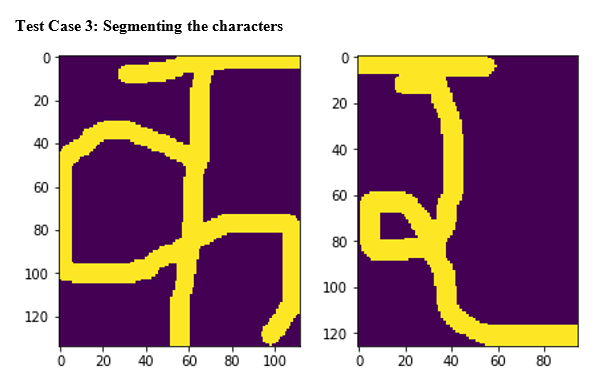
#> input picture assests/segmentingtest.PNG, 616 x 385 px, given in place of ghara.png, which was not available
$ jupyter execute DCR.ipynb   (text cells are left out)
#> lines starting #> are read from the running program, lines starting #| are printed output that depends on the picture; after the words box and inside, x2 and y2 are one past the last pixel; in counts of white or black regions, pixels touching at a corner belong together; pictures that were not available may be replaced by others from this repository, and a replacement may not be noted
[cell 1]
# -*- coding: utf-8 -*-
"""
This is preprocess.py....

Created on Mon Apr  8 19:15:12 2019

@author: Quassarian Viper
"""


import numpy as np
import matplotlib.pyplot as plt
import cv2


def borders(here_img, thresh):
    size = here_img.shape
    check = int(115 * size[0] / 600)
    image = here_img[:]
    top, bottom = 0, size[0] - 1
    #plt.imshow(image)
    #plt.show()
    shape = size

    #find the background color for empty column
    bg = np.repeat(thresh, shape[1])
    count = 0
    for row in range(1, shape[0]):
        if  (np.equal(bg, image[row]).any()) == True:
            #print(count)
            count += 1
        else:
            count = 0
        if count >= check:
            top = row - check
            break


    shape = image.shape
    bg = np.repeat(thresh, shape[1])
    count = 0
    rows = np.arange(1, shape[0])
    #print(rows)
    for row in rows[::-1]:
        if  (np.equal(bg, image[row]).any()) == True:
            count += 1
        else:
            count = 0
        if count >= check:
            bottom = row + count
            break
    #print(count)


    #plt.imshow(here_img[top:bottom, :].T)
    #plt.show()

    d1 = (top - 2) >= 0
    d2 = (bottom + 2) < size[0]
    d = d1 and d2
    if(d):
        b = 2
    else:
        b = 0

    return (top, bottom, b)


def detect_text(main_image, gray_img, localized, bc):
        cimg = cv2.resize(localized, (30, 30))
        bordersize = 1
        nimg = cv2.copyMakeBorder(cimg, top=bordersize, bottom=bordersize, left=bordersize, right=bordersize, borderType=cv2.BORDER_CONSTANT, value=[255-bc, 0, 0])

        return main_image, nimg

def segmentation(bordered, thresh):
    try:
        shape = bordered.shape
        check = int(50 * shape[0] / 320)
        image = bordered[:]
        image = image[check:].T
        shape = image.shape
        #plt.imshow(image)
        #plt.show()

        #find the background color for empty column
        bg = np.repeat(255 - thresh, shape[1])
        bg_keys = []
        for row in range(1, shape[0]):
            if  (np.equal(bg, image[row]).all()):
                bg_keys.append(row)

        lenkeys = len(bg_keys)-1
        new_keys = [bg_keys[1], bg_keys[-1]]
        #print(lenkeys)
        for i in range(1, lenkeys):
            if (bg_keys[i+1] - bg_keys[i]) > check:
                new_keys.append(bg_keys[i])
                #print(i)

        new_keys = sorted(new_keys)
        #print(new_keys)
        segmented_templates = []
        first = 0
        for key in new_keys[1:]:
            segment = bordered.T[first:key]
            segmented_templates.append(segment.T)
            #show middle segments
            #plt.imshow(segment.T)
            #plt.show()
            first = key
        last_segment = bordered.T[new_keys[-1]:]
        segmented_templates.append(last_segment.T)

        #check if each segment shape is enough to do recognition


        return(segmented_templates)
    except:
        return [bordered]

def localize(main_image, gray_img, localized, bc, show):
    #open the template as gray scale image
        template = localized
        #print(template.shape)
        width, height = template.shape[::-1] #get the width and height
        #match the template using cv2.matchTemplate
        match = cv2.matchTemplate(gray_img, template, cv2.TM_CCOEFF_NORMED)
        threshold = 0.8
        position = np.where(match >= threshold) #get the location of template in the image
        for point in zip(*position[::-1]): #draw the rectangle around the matched template
            cv2.rectangle(main_image, point, (point[0] + width, point[1] + height), (255 - bc, 0, bc ), 2)

        return main_image


def preprocess(bgr_img):#gray image
    img = bgr_img[:]
    blur = cv2.GaussianBlur(img,(5,5),0)
    ret,th_img = cv2.threshold(blur,0,255,cv2.THRESH_BINARY_INV+cv2.THRESH_OTSU) #converts black to white and inverse

    rows, cols = th_img.shape
    bg_test = np.array([th_img[i][i] for i in range(5)])
    if bg_test.all() == 0:
        text_color = 255
    else:
        text_color = 0
    #print('Process: Localization....\n')
    tb = borders(th_img, text_color)
    lr = borders(th_img.T, text_color)
    dummy = int(np.average((tb[2], lr[2]))) + 2
    template = th_img[tb[0]+dummy:tb[1]-dummy, lr[0]+dummy:lr[1]-dummy]

    plt.imshow(template)
    plt.show()

    #print("Process: Segmentation....\n")
    segments = segmentation(template, text_color)

    #print('Process: Detection.....\n')
    return segments, template, th_img, text_color


original_img = cv2.imread('F:\Desktop\projects\DCR New\Assets/ghara.png', 0)#gray image
#> original_img: shape (385, 616); min 0, max 255, mean 159.2
plt.imshow(original_img)
plt.show()
k=preprocess(original_img)
#> in preprocess, `ret,th_img = cv2.threshold(blur,0,255,cv2.THRESH_BINARY_INV+cv2.THRESH..`:
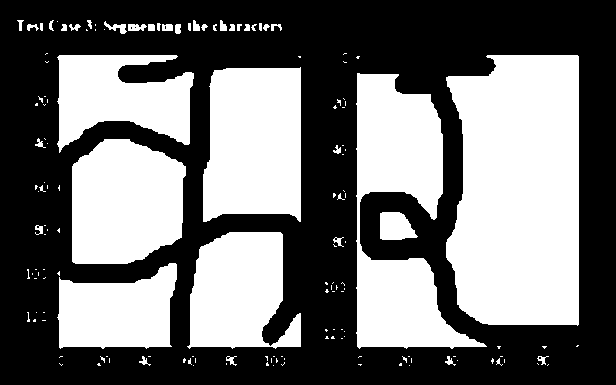
#> th_img: shape (385, 616); 44.1% white; 153 white regions (111 under 20 px), largest, box (x1, y1, x2, y2) and area: (446, 55, 579, 326) 32057, (356, 73, 487, 349) 17409, (203, 67, 301, 222) 13704
#> in preprocess, `ret,th_img = cv2.threshold(blur,0,255,cv2.THRESH_BINARY_INV+cv2.THRESH..`: ret = 148
#> in preprocess, `bg_test = np.array([th_img[i][i] for i in range(5)])`: bg_test = [0, 0, 0, 0, 0]
#> in preprocess, `tb = borders(th_img, text_color)`: tb = (52, 349, 2)
#> call 2 of borders, with thresh = 255
#> in borders (call 2), `image = here_img[:]`:
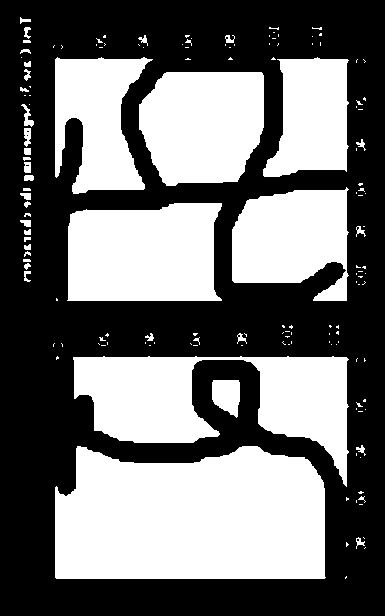
#> image: shape (616, 385); 44.1% white; 153 white regions (111 under 20 px), largest, box (x1, y1, x2, y2) and area: (55, 446, 326, 579) 32057, (73, 356, 349, 487) 17409, (67, 203, 222, 301) 13704
#> in preprocess, `lr = borders(th_img.T, text_color)`: lr = (56, 579, 2)
#> in preprocess, `dummy = int(np.average((tb[2], lr[2]))) + 2`: dummy = 4
#> in preprocess, `template = th_img[tb[0]+dummy:tb[1]-dummy, lr[0]+dummy:lr[1]-dummy]`: template: shape (289, 515); 67.5% white; 1 black region, box (x1, y1, x2, y2) and area: (0, 0, 515, 289) 48321
#> in segmentation, `image = image[check:].T`:
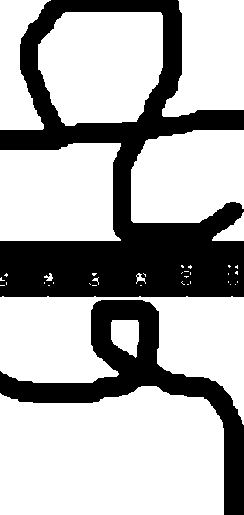
#> image: shape (515, 244); 69.1% white; 2 black regions, box (x1, y1, x2, y2) and area: (0, 0, 244, 297) 28370, (0, 300, 244, 515) 10454
#> after the loop in segmentation, `for row in range(1, shape[0]):`: bg_keys = 36 values from 241 to 295
#> in segmentation, `lenkeys = len(bg_keys)-1`: lenkeys = 35
#> in segmentation, `new_keys = [bg_keys[1], bg_keys[-1]]`: new_keys = [242, 295]
#> the loop in segmentation, `for key in new_keys[1:]:` made 1 pass
#> (key, first) on pass 1: (295, 295)
#> pass 1, in segmentation, `segment = bordered.T[first:key]`:
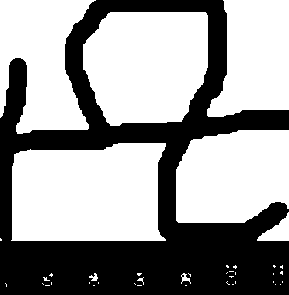
#> segment: shape (295, 289); 60.6% white; 1 black region, box (x1, y1, x2, y2) and area: (0, 0, 289, 295) 33605
#> after the loop in segmentation, `for key in new_keys[1:]:`: segmented_templates = 1 item
#> in segmentation, `last_segment = bordered.T[new_keys[-1]:]`:
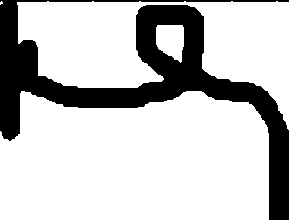
#> last_segment: shape (220, 289); 76.9% white; 1 black region, box (x1, y1, x2, y2) and area: (0, 0, 289, 220) 14716
#> in preprocess, `segments = segmentation(template, text_color)`: segments = 2 items
#nimg = recognition(original_img)

[cell 2]
# -*- coding: utf-8 -*-
"""
Created on Mon Apr  8 19:15:12 2019

@author: Quassarian Viper
"""
import numpy as np
from keras.models import model_from_json
from keras.models import load_model

def prediction(img):
    # load json and create model
    json_file = open('cnn2\cnn2.json', 'r')

    loaded_model_json = json_file.read()
    json_file.close()
    loaded_model = model_from_json(loaded_model_json)

    # load weights into new model
    loaded_model.load_weights("cnn2\cnn2.h5")
    #print("Loaded model from disk")

    loaded_model.save('cnn.hdf5')
    loaded_model=load_model('cnn.hdf5')

    characters = '०,१,२,३,४,५,६,७,८,९,क,ख,ग,घ,ङ,च,छ,ज,झ,ञ,ट,ठ,ड,ढ,ण,त,थ,द,ध,न,प,फ,ब,भ,म,य,र,ल,व,श,ष,स,ह,क्ष,त्र,ज्ञ'
    characters = characters.split(',')

    x = np.asarray(img, dtype = np.float32).reshape(1, 32, 32, 1) / 255

    output = loaded_model.predict(x)
    output = output.reshape(46)
    predicted = np.argmax(output)
    devanagari_label = characters[predicted]
    success = output[predicted] * 100

    return devanagari_label, success

[cell 3]
# -*- coding: utf-8 -*-
"""
Created on Thu Apr 11 13:50:41 2019

@author: Quassarian Viper
"""
#from preprocess import preprocess, detect_text, localize
#from predictor import prediction
import numpy as np

def recognition(gray_image, show):
    segments, template, th_img, text_color = preprocess(gray_image)
    labels = []
    accuracy = []
    show_img = gray_image[:]
    #print(len(segments))

    for segment in segments:
        #plt.imshow(segment)
        #plt.show()
        recimg, bimg = detect_text(show_img, th_img, segment, text_color)
        #print('Process: Recognition....\n')
        label, sure = prediction(bimg)
        if(sure > 80):
            #print(segment)
            labels.append(str(label))
            accuracy.append(sure)
            show_img = localize(show_img, th_img, segment, text_color, show)
        char = labels
    accuracy = np.average(accuracy)
    char = ''.join(char)
    if accuracy < 80:
        recimg, bimg = detect_text(show_img, th_img, template, text_color)
        show_img = localize(show_img, th_img, template, text_color, show)
        char, accuracy = prediction(bimg)

    if (show == 'show'):
        plt.imshow(show_img)
        plt.title('Detecting')
        plt.xticks([])
        plt.yticks([])
        plt.show()
    else:
        cv2.imshow('Detecting..', cv2.cvtColor(show_img, cv2.COLOR_GRAY2BGR))

    print('The prediction accuracy for ', char,' is ',"%.2f" % round(accuracy,2), '%')

    #plt.imshow(cv2.cvtColor(show_img, cv2.COLOR_GRAY2RGB))
    #plt.show()

[cell 4]
# -*- coding: utf-8 -*-
"""
Created on Fri Apr 12 08:09:48 2019

@author: Quassarian Viper
"""
import cv2
import time
#from recognition import recognition

def camera(flag):
    choice = print("Click spacebar for photo and anything else for video.\n")
    orig = 1
    cap = cv2.VideoCapture(0)
    tr = 0.1
    br = 0.8
    lc = 0.1
    rc = 0.8
    f = 0

    while(flag):
        ret, frame = cap.read()
        if ret:
            #key event
            s = cv2.waitKey(2) & 0xFF

            if(chr(s) == 'x'):
                f = -1
            if(chr(s) == 'z'):
                f = 1

            if(chr(s) == 'a'):
                tr = tr + 0.1 * f
            if(chr(s) == 'd'):
                br = br + 0.1 * f
            if (chr(s) == 's'):
                lc = lc + 0.1 * f
            if (chr(s) == 'w'):
                rc = rc + 0.1 * f


            s_x, s_y = np.shape(frame)[0] * tr, np.shape(frame)[1] * lc
            e_x, e_y = np.shape(frame)[1] * br, np.shape(frame)[0] * rc
            s_x, s_y = np.int32(s_x), np.int32(s_y)
            e_x, e_y = np.int32(e_x), np.int32(e_y)

            gray = cv2.cvtColor(frame, cv2.COLOR_BGR2GRAY)
            ogray = gray[:]
            gray = gray[s_y:e_y, s_x:e_x]
            #original = frame[s_y:e_y, s_x:e_x]

            if (s == 32): #space to capture image and do recognition
                time1 = time.time()
                plt.imshow(frame)
                plt.show()
                recognition(gray, 'show')
                print("In %f" %(time.time()-time1), 'sec')
            if (s == 13): #enter to do realtime recognition
                orig = 0
                cv2.destroyWindow('Project DCR')
                print("Doing RT...")
                recognition(ogray, 'no')


            else:
                if(orig != 0):
                    show = frame[:]
                    text = "Press 'space' to take a photo and 'enter' to do realtime(slow)."
                    text1 = "Make sure the character is inside rectangle."
                    text2 = "a/s/d/w for change rectangle and z/x for inc/dec."
                    cv2.putText(show, text1, (15, 50), cv2.FONT_HERSHEY_COMPLEX, 0.75, (0, 100, 200))
                    cv2.putText(show, text2, (0, np.shape(frame)[0] - 10), cv2.FONT_HERSHEY_COMPLEX, 0.65, (50, 20, 255))
                    cv2.rectangle(show, (s_x, s_y), (e_x, e_y), (0, 255, 0), 2)
                    cv2.putText(show, text, (15, 30), cv2.FONT_HERSHEY_SIMPLEX, 0.6, (15, 0, 255), lineType=cv2.LINE_AA)
                    cv2.imshow('Project DCR', show)

        else:
            print('Trying.....\n')
            continue


        if s == 27:
            break
    cap.release()
    cv2.destroyAllWindows()

[cell 5]
# -*- coding: utf-8 -*-
"""
Created on Mon Apr  8 19:15:12 2019

@author: Quassarian Viper
"""
#from recognition import recognition
import cv2
import matplotlib.pyplot as plt
import time
#from video_test import camera

try:
    test = input('Please enter the image directory with name.\n')
#> the answer given: assests
    test = cv2.imread(test, 0)
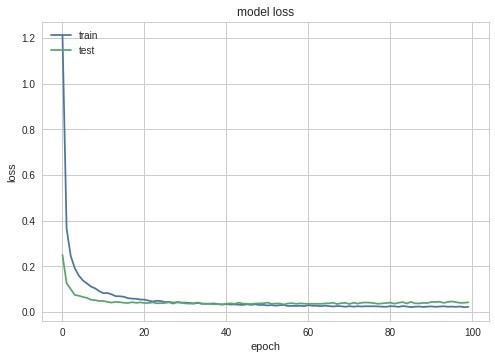
#> input picture assests/2.jpg, 495 x 359 px, given in place of assests, which was not available
#> test: shape (359, 495); min 33, max 255, mean 250.6
    plt.imshow(cv2.cvtColor(test, cv2.COLOR_GRAY2RGB))
    plt.xticks([])
    plt.yticks([])
    plt.show()
    time1 = time.time()
    in_img = recognition(test, 'show')
#> in preprocess (call 2), `ret,th_img = cv2.threshold(blur,0,255,cv2.THRESH_BINARY_INV+cv2.THRESH..`:
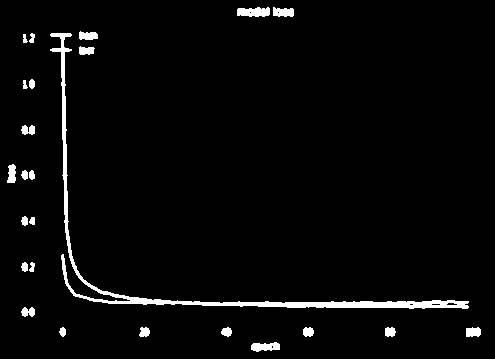
#> th_img: shape (359, 495); 3.2% white; 25 white regions, largest, box (x1, y1, x2, y2) and area: (50, 33, 469, 309) 3444, (237, 7, 270, 17) 266, (251, 342, 280, 352) 208
#> in preprocess (call 2), `ret,th_img = cv2.threshold(blur,0,255,cv2.THRESH_BINARY_INV+cv2.THRESH..`: ret = 220
#> in preprocess (call 2), `tb = borders(th_img, text_color)`: tb = (30, 317, 2)
#> in borders (call 4), `image = here_img[:]`: image: shape (495, 359); 3.2% white; 25 white regions, largest, box (x1, y1, x2, y2) and area: (33, 50, 309, 469) 3444, (7, 237, 17, 270) 266, (342, 251, 352, 280) 208
#> in preprocess (call 2), `template = th_img[tb[0]+dummy:tb[1]-dummy, lr[0]+dummy:lr[1]-dummy]`:
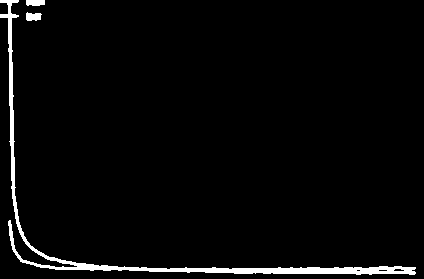
#> template: shape (279, 424); 3.1% white; 3 white regions, box (x1, y1, x2, y2) and area: (0, 0, 416, 275) 3408, (26, 12, 42, 21) 111, (26, 0, 45, 6) 105
#> call 2 of segmentation, with thresh = 255
#> in segmentation (call 2), `image = image[check:].T`:
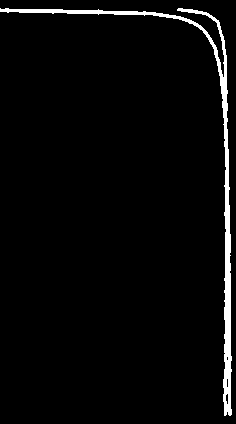
#> image: shape (424, 236); 3.1% white; 1 white region, box (x1, y1, x2, y2) and area: (0, 8, 232, 416) 3142
#> the loop in segmentation (call 2), `for key in new_keys[1:]:` made 2 passes
#> key on passes 1 to 2: 7, 423
#> the loop in recognition, `for segment in segments:` made 1 pass
#> pass 1, in detect_text, `nimg = cv2.copyMakeBorder(cimg, top=bordersize, bottom=bordersize, lef..`:
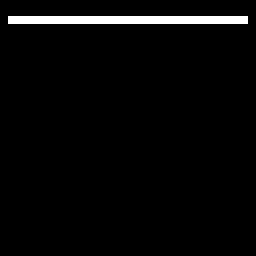
#> nimg: shape (32, 32) (shown 8 times larger); values 0 (black) and 115 (white), 2.9% white in thin lines or dots, all inside (x1, y1, x2, y2) = (1, 2, 31, 3)
    print("In %f" %(time.time()-time1), 'sec')
except:
    print("Image not found now turning to video mode.\n")
    try:
        camera(True)
    except:
        print('Something is wrong. Try with more stable, less noise and clear picture.\n')
